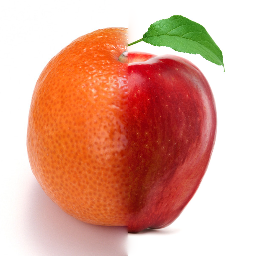
#> input picture blended_img.png, 256 x 256 px, given in place of 1.png, which was not available
$ python conv.py
#> lines starting #> are read from the running program, lines starting #| are printed output that depends on the picture; pictures that were not available may be replaced by others from this repository, and a replacement may not be noted
import numpy as np
import cv2
class Conv2d:
    def __init__(self,kernel, in_plains=3, out_plains=3,):
#> further down, img is the input picture: shape (256, 256, 3); mean B, G, R 148.2, 166.9, 223.5
        kernel_param_num = kernel.shape[0] * kernel.shape[1]
        # self.kernel = np.ones(kernel_size) / kernel_param_num
        self.kernel = kernel
        self.kernel_size = kernel.shape
        self.in_plains = in_plains
        self.out_plains = out_plains
        self.H = 0
        self.W = 0
        self.C = out_plains
    def convolution(self,img,stride=1, padding=0):
#> called with stride = 2, padding = 2
        h, w, c = img.shape
#> h = 256; w = 256; c = 3
        self.H = (h - self.kernel_size[0] + 2*padding)//stride + 1
#> self.H = 128
        self.W = (w - self.kernel_size[1] + 2*padding)//stride + 1
#> self.W = 128
        tensor = np.zeros([self.H, self.W,self.C])

        h_ = h+2*padding
#> h_ = 260
        w_ = w+2*padding
#> w_ = 260
        img_padded = np.zeros([h_, w_, c])
        img_padded[padding:h_-padding,
                    padding:w_-padding,:] = img
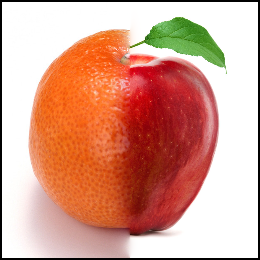
#> img_padded: shape (260, 260, 3) float64; mean B, G, R 143.7, 161.8, 216.7
        img_new = np.zeros([self.H, self.W,self.C])
        for channel in range(c):
            for i in range(self.H):
                for j in range(self.W):
                    i_ = i*stride
                    j_ = j*stride
                    a = img_padded[i_:i_ +
                                    self.kernel_size[0], j_:j_+self.kernel_size[1],channel]
                    img_new[i, j,channel] = np.sum(a*self.kernel)
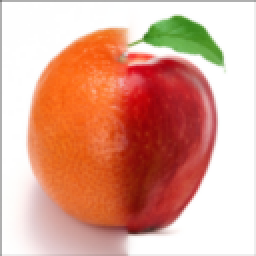
#> img_new: shape (128, 128, 3) float64 (shown 2 times larger); mean B, G, R 146.8, 165.5, 222.1
        tensor = img_new
        return tensor
    def pyrDown(self,img,stride=2,padding=2):
        # new_img=cv2.filter2D(img,-1,kernel=self.kernel)
        # new_img=self.pooling(new_img)
        new_img=self.convolution(img,stride,padding)
        return new_img
    def pyrUp(self,img,stride=1,padding=2):#unpooling
        unpooled_img=self.unpooling(img)
        # cv2.imshow("unpooled_img",unpooled_img)
        new_img=self.convolution(unpooled_img,stride,padding)
        return new_img*4
    def pooling(self,img):
        new_img=[]
        for i in range(len(img)):
            array=[]
            if i%2==0:
                for j in range(len(img[i])):
                    if j%2==0:
                        array.append(img[i][j])
                new_img.append(array)
        return np.array(new_img)
    def unpooling(self,img):
        new_img=[]
        for i in range(len(img)):
            array=[]
            for j in range(len(img[i])):
                array.append(img[i][j])
                array.append([0,0,0])
                # array.append(img[i][j])
            new_img.append(np.array(array))
            # new_img.append(np.array(array))
            arr=[[0,0,0]]*2*len(img[i])
            arr=np.array(arr)
            new_img.append(arr)
        new_img=np.array(new_img)
        # print("new_img shape:",new_img.shape)
        return new_img
if __name__ == '__main__':
    orange_dir="/Users/puyuandong613/Downloads/ImageBlending-master/1.png"
    apple_dir="/Users/puyuandong613/Downloads/ImageBlending-master/apple.png"
    conv2d=Conv2d(kernel=np.array([
            [1, 4, 6, 4, 1],
            [4,16,24,16, 4],
            [6,24,36,24, 6],
            [4,16,24,16, 4],
            [1, 4, 6, 4, 1],
        ])/256)
    img=cv2.imread(orange_dir)
    new_img=conv2d.pyrDown(img)
    cv2.imshow("img",img)
    print(new_img.shape)
#| (128, 128, 3)
    cv2.imshow("new_img",new_img)
    cv2.waitKey(0)
    cv2.destroyAllWindows()

$ run again, on orange.png
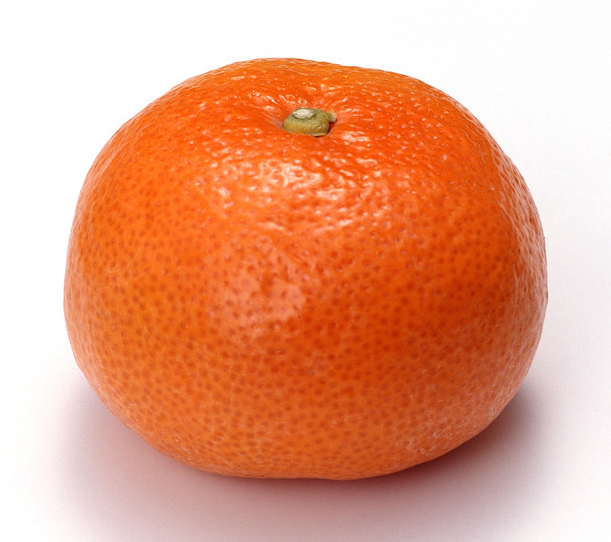
#> input picture orange.png, 611 x 542 px, given in place of 1.png, which was not available
#> img is the input picture: shape (542, 611, 3); mean B, G, R 131.6, 161.4, 229.9
#> in convolution, `img_padded[padding:h_-padding, padding:w_-padding,:] = img`:
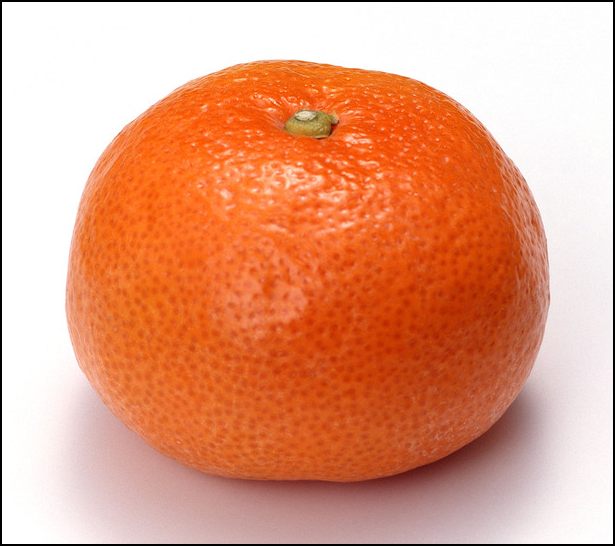
#> img_padded: shape (546, 615, 3) float64; mean B, G, R 129.8, 159.2, 226.7
#> after the loop in convolution, `for channel in range(c):`:
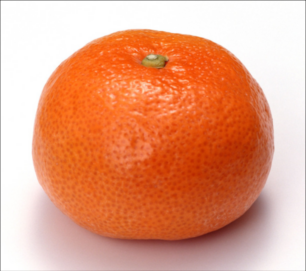
#> img_new: shape (271, 306, 3) float64; mean B, G, R 131, 160.7, 229.1
#| (271, 306, 3)
